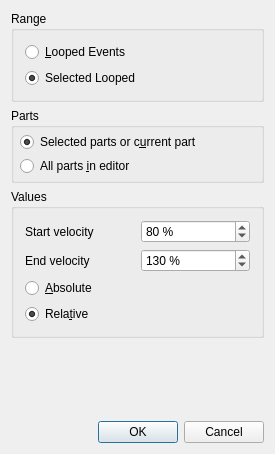
<?xml version="1.0" encoding="UTF-8"?>
<ui version="4.0">
 <class>CrescendoBase</class>
 <widget class="QDialog" name="CrescendoBase">
  <property name="geometry">
   <rect>
    <x>0</x>
    <y>0</y>
    <width>275</width>
    <height>454</height>
   </rect>
  </property>
  <property name="windowTitle">
   <string>MusE: Crescendo/Decrescendo</string>
  </property>
  <layout class="QVBoxLayout" name="verticalLayout_2">
   <property name="spacing">
    <number>6</number>
   </property>
   <property name="leftMargin">
    <number>11</number>
   </property>
   <property name="topMargin">
    <number>11</number>
   </property>
   <property name="rightMargin">
    <number>11</number>
   </property>
   <property name="bottomMargin">
    <number>11</number>
   </property>
   <item>
    <widget class="QGroupBox" name="rangeBox">
     <property name="title">
      <string>Range</string>
     </property>
     <layout class="QVBoxLayout" name="verticalLayout">
      <property name="spacing">
       <number>6</number>
      </property>
      <property name="leftMargin">
       <number>11</number>
      </property>
      <property name="topMargin">
       <number>11</number>
      </property>
      <property name="rightMargin">
       <number>11</number>
      </property>
      <property name="bottomMargin">
       <number>11</number>
      </property>
      <item>
       <widget class="QRadioButton" name="looped_events_button">
        <property name="text">
         <string>&amp;Looped Events</string>
        </property>
       </widget>
      </item>
      <item>
       <widget class="QRadioButton" name="selected_looped_button">
        <property name="text">
         <string>Selected Looped</string>
        </property>
        <property name="checked">
         <bool>true</bool>
        </property>
       </widget>
      </item>
     </layout>
    </widget>
   </item>
   <item>
    <widget class="QGroupBox" name="partsBox">
     <property name="sizePolicy">
      <sizepolicy hsizetype="Preferred" vsizetype="Minimum">
       <horstretch>0</horstretch>
       <verstretch>0</verstretch>
      </sizepolicy>
     </property>
     <property name="title">
      <string>Parts</string>
     </property>
     <layout class="QVBoxLayout" name="verticalLayout_3">
      <property name="spacing">
       <number>4</number>
      </property>
      <property name="leftMargin">
       <number>6</number>
      </property>
      <property name="topMargin">
       <number>4</number>
      </property>
      <property name="rightMargin">
       <number>6</number>
      </property>
      <property name="bottomMargin">
       <number>4</number>
      </property>
      <item>
       <widget class="QRadioButton" name="not_all_parts_button">
        <property name="text">
         <string>Selected parts or c&amp;urrent part</string>
        </property>
        <property name="checked">
         <bool>true</bool>
        </property>
       </widget>
      </item>
      <item>
       <widget class="QRadioButton" name="all_parts_button">
        <property name="text">
         <string>All parts &amp;in editor</string>
        </property>
       </widget>
      </item>
     </layout>
    </widget>
   </item>
   <item>
    <widget class="QGroupBox" name="groupBox_2">
     <property name="title">
      <string>Values</string>
     </property>
     <property name="flat">
      <bool>false</bool>
     </property>
     <property name="checkable">
      <bool>false</bool>
     </property>
     <layout class="QGridLayout" name="gridLayout">
      <property name="leftMargin">
       <number>11</number>
      </property>
      <property name="topMargin">
       <number>11</number>
      </property>
      <property name="rightMargin">
       <number>11</number>
      </property>
      <property name="bottomMargin">
       <number>11</number>
      </property>
      <property name="spacing">
       <number>6</number>
      </property>
      <item row="0" column="0">
       <widget class="QLabel" name="TextLabel3">
        <property name="text">
         <string>Start velocity</string>
        </property>
        <property name="wordWrap">
         <bool>false</bool>
        </property>
       </widget>
      </item>
      <item row="0" column="1">
       <widget class="QSpinBox" name="start_spinbox">
        <property name="suffix">
         <string> %</string>
        </property>
        <property name="minimum">
         <number>0</number>
        </property>
        <property name="maximum">
         <number>12700</number>
        </property>
        <property name="value">
         <number>80</number>
        </property>
       </widget>
      </item>
      <item row="1" column="0">
       <widget class="QLabel" name="label">
        <property name="text">
         <string>End velocity</string>
        </property>
       </widget>
      </item>
      <item row="2" column="0">
       <widget class="QRadioButton" name="absolute_button">
        <property name="text">
         <string>&amp;Absolute</string>
        </property>
        <property name="checked">
         <bool>false</bool>
        </property>
       </widget>
      </item>
      <item row="3" column="0">
       <widget class="QRadioButton" name="relative_button">
        <property name="text">
         <string>Rela&amp;tive</string>
        </property>
        <property name="checked">
         <bool>true</bool>
        </property>
       </widget>
      </item>
      <item row="1" column="1">
       <widget class="QSpinBox" name="end_spinbox">
        <property name="suffix">
         <string> %</string>
        </property>
        <property name="maximum">
         <number>12700</number>
        </property>
        <property name="value">
         <number>130</number>
        </property>
       </widget>
      </item>
     </layout>
    </widget>
   </item>
   <item>
    <spacer name="verticalSpacer">
     <property name="orientation">
      <enum>Qt::Vertical</enum>
     </property>
     <property name="sizeHint" stdset="0">
      <size>
       <width>20</width>
       <height>40</height>
      </size>
     </property>
    </spacer>
   </item>
   <item>
    <layout class="QHBoxLayout" name="horizontalLayout">
     <property name="spacing">
      <number>6</number>
     </property>
     <item>
      <spacer name="Spacer1">
       <property name="orientation">
        <enum>Qt::Horizontal</enum>
       </property>
       <property name="sizeType">
        <enum>QSizePolicy::Expanding</enum>
       </property>
       <property name="sizeHint" stdset="0">
        <size>
         <width>20</width>
         <height>20</height>
        </size>
       </property>
      </spacer>
     </item>
     <item>
      <widget class="QPushButton" name="okButton">
       <property name="text">
        <string>OK</string>
       </property>
       <property name="autoDefault">
        <bool>false</bool>
       </property>
       <property name="default">
        <bool>true</bool>
       </property>
      </widget>
     </item>
     <item>
      <widget class="QPushButton" name="cancelButton">
       <property name="text">
        <string>Cancel</string>
       </property>
      </widget>
     </item>
    </layout>
   </item>
  </layout>
 </widget>
 <layoutdefault spacing="6" margin="11"/>
 <resources/>
 <connections>
  <connection>
   <sender>okButton</sender>
   <signal>clicked()</signal>
   <receiver>CrescendoBase</receiver>
   <slot>accept()</slot>
   <hints>
    <hint type="sourcelabel">
     <x>20</x>
     <y>20</y>
    </hint>
    <hint type="destinationlabel">
     <x>20</x>
     <y>20</y>
    </hint>
   </hints>
  </connection>
  <connection>
   <sender>cancelButton</sender>
   <signal>clicked()</signal>
   <receiver>CrescendoBase</receiver>
   <slot>reject()</slot>
   <hints>
    <hint type="sourcelabel">
     <x>20</x>
     <y>20</y>
    </hint>
    <hint type="destinationlabel">
     <x>20</x>
     <y>20</y>
    </hint>
   </hints>
  </connection>
 </connections>
</ui>
